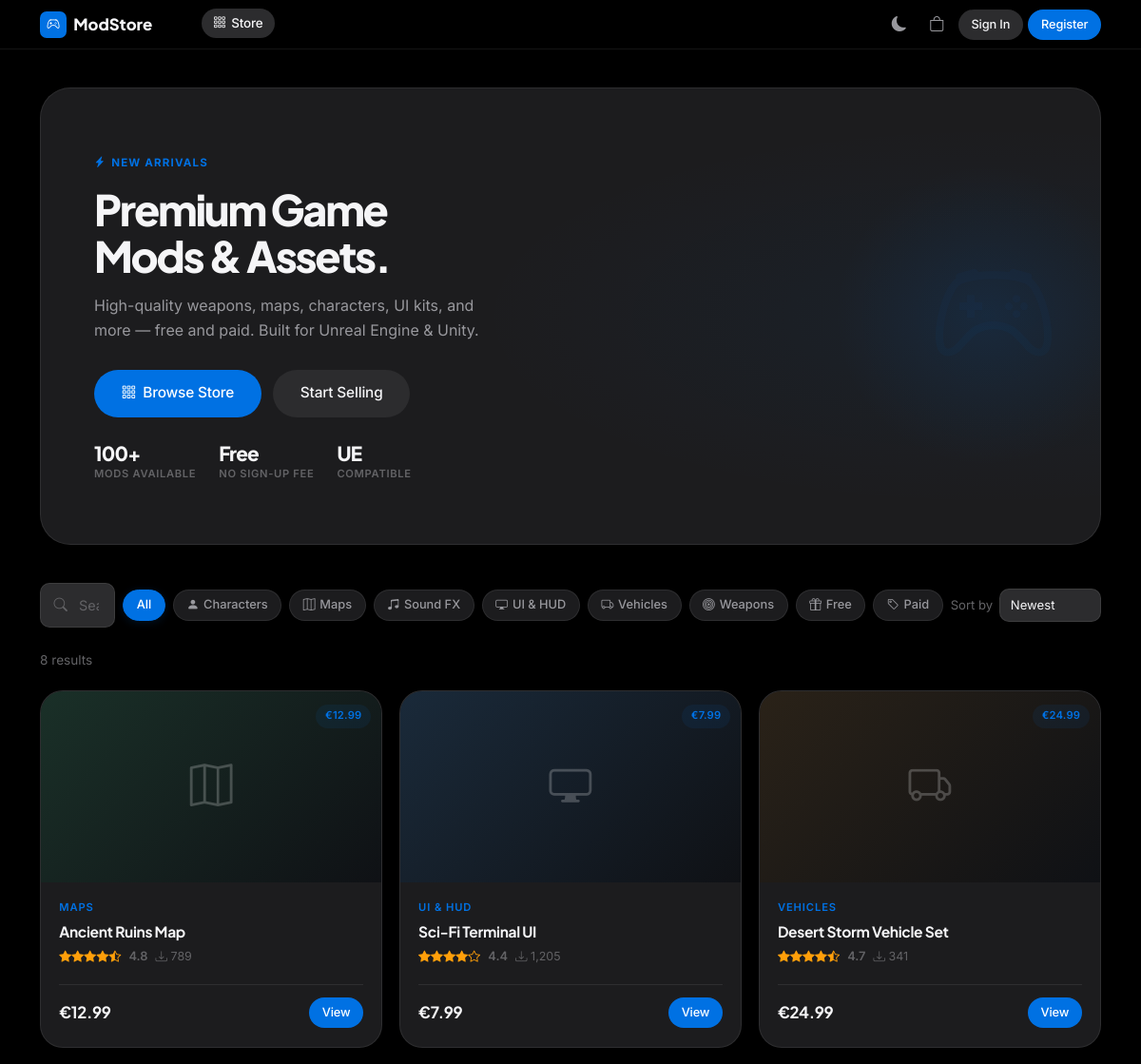
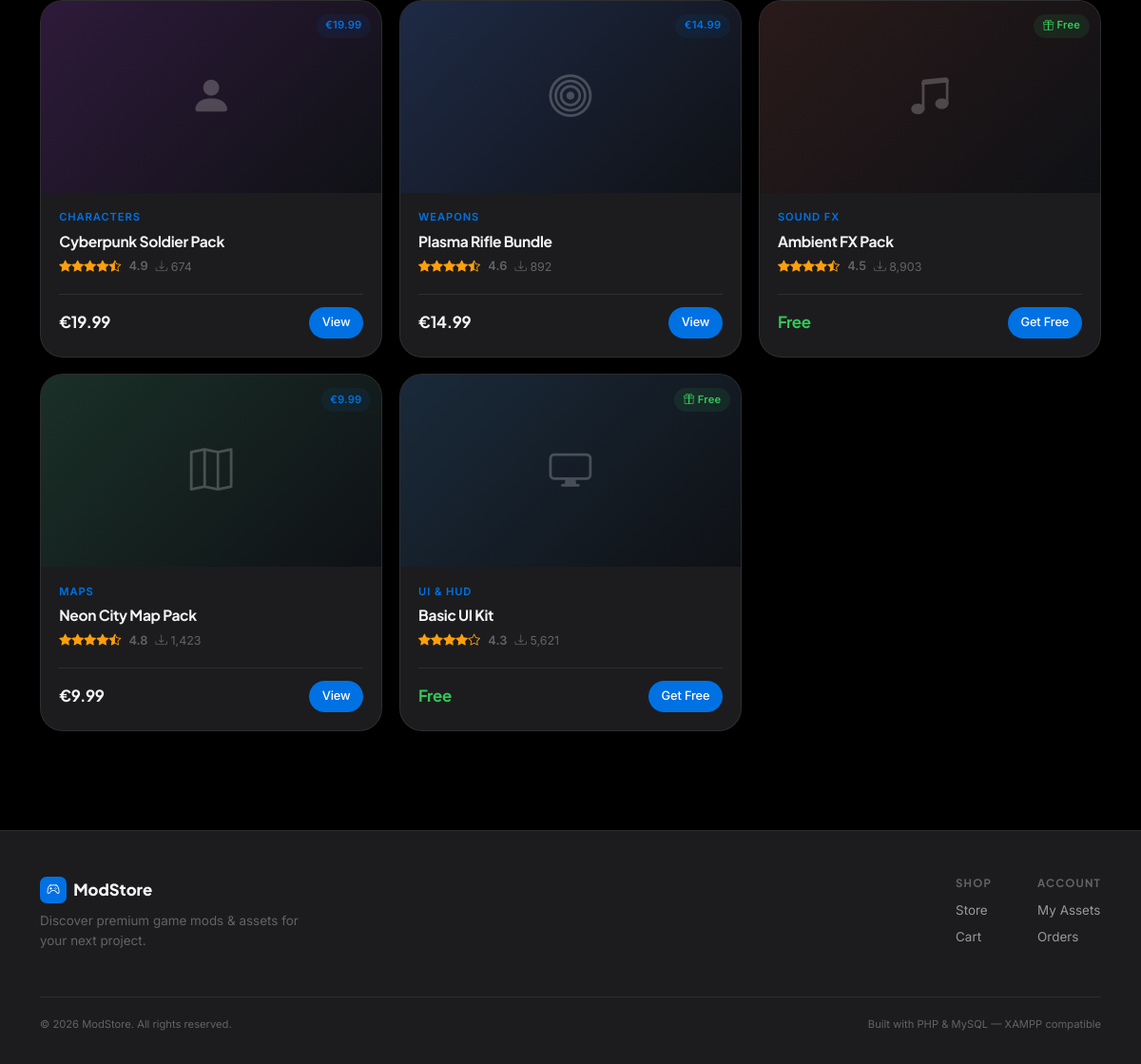
The page / on the database its author committed (2 pictures, top to bottom).
### tables this page shows
CREATE TABLE `categories` (
  `id`   INT(11)     NOT NULL AUTO_INCREMENT,
  `name` VARCHAR(50) NOT NULL,
  `slug` VARCHAR(50) NOT NULL,
  `icon` VARCHAR(50) NOT NULL DEFAULT 'bi-box',
  PRIMARY KEY (`id`),
  UNIQUE KEY `uq_slug` (`slug`)
);

CREATE TABLE `products` (
  `id`             INT(11)        NOT NULL AUTO_INCREMENT,
  `name`           VARCHAR(100)   NOT NULL,
  `slug`           VARCHAR(100)   NOT NULL,
  `description`    TEXT           NOT NULL,
  `price`          DECIMAL(10,2)  NOT NULL DEFAULT '0.00',
  `category_id`    INT(11)        DEFAULT NULL,
  `download_count` INT(11)        NOT NULL DEFAULT '0',
  `rating`         DECIMAL(3,2)   NOT NULL DEFAULT '0.00',
  `review_count`   INT(11)        NOT NULL DEFAULT '0',
  `version`        VARCHAR(20)    NOT NULL DEFAULT '1.0.0',
  `file_size`      VARCHAR(20)    NOT NULL DEFAULT '—',
  `release_date`   DATE           NOT NULL,
  `is_active`      TINYINT(1)     NOT NULL DEFAULT '1',
  `created_at`     TIMESTAMP      NOT NULL DEFAULT CURRENT_TIMESTAMP,
  PRIMARY KEY (`id`),
  UNIQUE KEY `uq_slug` (`slug`),
  KEY `idx_category` (`category_id`),
  CONSTRAINT `fk_product_category`
    FOREIGN KEY (`category_id`) REFERENCES `categories` (`id`) ON DELETE SET NULL
);

### index.php (the view, shortened to what this page needs)
<?php
require_once __DIR__ . '/config/db.php';
require_once __DIR__ . '/includes/functions.php';
$search   = trim($_GET['q']    ?? '');
$catSlug  = trim($_GET['cat']  ?? '');
$priceFilter = $_GET['price'] ?? '';
$sort        = $_GET['sort']  ?? 'newest';
$where  = ['p.is_active = 1'];
$params = [];
$sortMap = [
    'newest'     => 'p.release_date DESC',
    'popular'    => 'p.download_count DESC',
    'price_asc'  => 'p.price ASC',
    'price_desc' => 'p.price DESC',
    'rating'     => 'p.rating DESC',
];
$orderBy = $sortMap[$sort] ?? $sortMap['newest'];
$whereSQL = implode(' AND ', $where);
$sql = "SELECT p.*, c.name AS cat_name, c.slug AS cat_slug, c.icon AS cat_icon
        FROM products p
        LEFT JOIN categories c ON c.id = p.category_id
        WHERE $whereSQL
        ORDER BY $orderBy";
$stmt = $pdo->prepare($sql);
$stmt->execute($params);
$products = $stmt->fetchAll();
$cats = $pdo->query('SELECT * FROM categories ORDER BY name')->fetchAll();
require_once __DIR__ . '/includes/header.php';
?>
<div class="container-xl py-4">
  <div class="ms-hero fade-in">
    <div class="ms-hero__content">
      <div class="ms-hero__eyebrow"><i class="bi bi-lightning-charge-fill"></i> New Arrivals</div>
      <h1>Premium Game<br>Mods &amp; Assets.</h1>
      <p>High-quality weapons, maps, characters, UI kits, and more — free and paid. Built for Unreal Engine &amp; Unity.</p>
      <div class="ms-hero__actions">
        <a href="#products" class="btn-ms btn-ms-primary btn-lg">
          <i class="bi bi-grid-3x3-gap"></i> Browse Store
        </a>
        <?php if (!isLoggedIn()): ?>
          <a href="/modstore/register.php" class="btn-ms btn-ms-ghost btn-lg">Start Selling</a>
        <?php endif; ?>
      </div>
      <div class="hero-stats">
        <div class="hero-stat">
          <span class="hero-stat__num">100+</span>
          <span class="hero-stat__label">Mods Available</span>
        </div>
        <div class="hero-stat">
          <span class="hero-stat__num">Free</span>
          <span class="hero-stat__label">No Sign-up Fee</span>
        </div>
        <div class="hero-stat">
          <span class="hero-stat__num">UE</span>
          <span class="hero-stat__label">Compatible</span>
        </div>
      </div>
    </div>
    <div class="ms-hero__orb"></div>
    <div class="ms-hero__art"><i class="bi bi-controller"></i></div>
  </div>
  <div id="products" class="store-filters">
    <div class="search-wrap">
      <form method="GET" style="display:contents;">
        <input
          type="text" name="q" value="<?= e($search) ?>"
          placeholder="Search mods &amp; assets…" class="ms-input"
          onchange="this.form.submit()"
        >
      </form>
    </div>
    <a href="?<?= http_build_query(array_filter(['q'=>$search,'price'=>$priceFilter,'sort'=>$sort])) ?>"
       class="filter-chip <?= $catSlug === '' ? 'active' : '' ?>">All</a>
    <?php foreach ($cats as $cat): ?>
      <?php $q = http_build_query(array_filter(['q'=>$search,'cat'=>$cat['slug'],'price'=>$priceFilter,'sort'=>$sort])); ?>
      <a href="?<?= $q ?>" class="filter-chip <?= $catSlug === $cat['slug'] ? 'active' : '' ?>">
        <i class="bi <?= e($cat['icon']) ?>"></i>
        <?= e($cat['name']) ?>
      </a>
    <?php endforeach; ?>
    <a href="?<?= http_build_query(array_filter(['q'=>$search,'cat'=>$catSlug,'price'=>'free','sort'=>$sort])) ?>"
       class="filter-chip <?= $priceFilter === 'free' ? 'active' : '' ?>">
      <i class="bi bi-gift"></i> Free
    </a>
    <a href="?<?= http_build_query(array_filter(['q'=>$search,'cat'=>$catSlug,'price'=>'paid','sort'=>$sort])) ?>"
       class="filter-chip <?= $priceFilter === 'paid' ? 'active' : '' ?>">
      <i class="bi bi-tag"></i> Paid
    </a>
    <div class="ms-nav__actions ms-auto" style="margin-left:auto;">
      <form method="GET" style="display:flex;align-items:center;gap:.4rem;">
        <label for="sortSelect" style="font-size:.82rem;color:var(--text-muted);white-space:nowrap;">Sort by</label>
        <select name="sort" id="sortSelect" class="ms-select" style="width:auto;padding:.35rem .7rem;font-size:.82rem;" onchange="this.form.submit()">
          <option value="newest"     <?= $sort==='newest'     ?'selected':''?>>Newest</option>
        </select>
      </form>
    </div>
  </div>
  <p style="font-size:.85rem;color:var(--text-muted);margin-bottom:1.25rem;">
    <?= count($products) ?> result<?= count($products) !== 1 ? 's' : '' ?>
  </p>
  <?php if (empty($products)): ?>
    <div class="empty-state">
      <div class="empty-icon"><i class="bi bi-search"></i></div>
      <h3>No results found</h3>
      <p>Try adjusting your filters or search query.</p>
      <a href="index.php" class="btn-ms btn-ms-ghost">Clear Filters</a>
    </div>
  <?php else: ?>
    <div class="product-grid">
      <?php foreach ($products as $p): ?>
        <a href="product.php?id=<?= $p['id'] ?>" class="ms-card" style="text-decoration:none;color:inherit;">
          <div class="product-thumb" style="background:<?= cardGradient((int)$p['category_id']) ?>">
            <i class="bi <?= e($p['cat_icon'] ?? 'bi-box') ?> product-thumb__icon"></i>
            <span class="product-thumb__badge">
              <?php if ($p['price'] == 0): ?>
                <span class="badge-ms badge-free"><i class="bi bi-gift"></i> Free</span>
              <?php else: ?>
                <span class="badge-ms badge-paid">€<?= number_format($p['price'], 2) ?></span>
              <?php endif; ?>
            </span>
          </div>
          <div class="product-card__body">
            <span class="product-card__cat"><?= e($p['cat_name'] ?? 'General') ?></span>
            <div class="product-card__name"><?= e($p['name']) ?></div>
            <div class="product-card__meta">
              <?= stars((float)$p['rating']) ?>
              <span class="rating-value"><?= number_format($p['rating'], 1) ?></span>
              <span style="color:var(--text-muted);font-size:.78rem;">
                <i class="bi bi-download"></i> <?= number_format($p['download_count']) ?>
              </span>
            </div>
            <div class="product-card__footer">
              <span class="product-price <?= $p['price'] == 0 ? 'free' : '' ?>">
                <?= fPrice((float)$p['price']) ?>
              </span>
              <span class="btn-ms btn-ms-primary btn-sm" style="pointer-events:none;">
                <?= $p['price'] == 0 ? 'Get Free' : 'View' ?>
              </span>
            </div>
          </div>
        </a>
      <?php endforeach; ?>
    </div>
  <?php endif; ?>
</div>
<?php require_once __DIR__ . '/includes/footer.php'; ?>

### includes/functions.php (shortened to what this page needs)
<?php
function isLoggedIn(): bool
{
    return !empty($_SESSION['user_id']);
}
function fPrice(float $price): string
{
    return $price == 0 ? 'Free' : '€' . number_format($price, 2);
}
function stars(float $rating): string
{
    $html  = '<span class="stars">';
    for ($i = 1; $i <= 5; $i++) {
        if ($rating >= $i) {
            $html .= '<i class="bi bi-star-fill"></i>';
        } elseif ($rating >= $i - 0.5) {
            $html .= '<i class="bi bi-star-half"></i>';
        } else {
            $html .= '<i class="bi bi-star"></i>';
        }
    }
    $html .= '</span>';
    return $html;
}
function cardGradient(int $categoryId): string
{
    $map = [
        1 => 'linear-gradient(135deg,#1e2a45 0%,#0f1115 100%)',
        2 => 'linear-gradient(135deg,#1a3028 0%,#0f1115 100%)',
        3 => 'linear-gradient(135deg,#2e1a3a 0%,#0f1115 100%)',
        4 => 'linear-gradient(135deg,#1a2a3a 0%,#0f1115 100%)',
        5 => 'linear-gradient(135deg,#2a1a1a 0%,#0f1115 100%)',
        6 => 'linear-gradient(135deg,#2a2218 0%,#0f1115 100%)',
    ];
    return $map[$categoryId] ?? 'linear-gradient(135deg,#1a1d23 0%,#0f1115 100%)';
}
function e(mixed $value): string
{
    return htmlspecialchars((string) $value, ENT_QUOTES | ENT_SUBSTITUTE, 'UTF-8');
}

### rows shown on the page
categories: name "Characters"
categories: name "Maps"
categories: name "Sound FX"
categories: name "UI & HUD"
categories: name "Vehicles"
categories: name "Weapons"
products: price "12.99", category.name "MAPS", name "Ancient Ruins Map", rating "4.8", download_count "789", price "€12.99", shows "View"
products: price "7.99", category.name "UI & HUD", name "Sci-Fi Terminal UI", rating "4.4", download_count "1,205", price "€7.99", shows "View"
products: price "24.99", category.name "VEHICLES", name "Desert Storm Vehicle Set", rating "4.7", download_count "341", price "€24.99", shows "View"
products: price "19.99", category.name "CHARACTERS", name "Cyberpunk Soldier Pack", rating "4.9", download_count "674", price "€19.99", shows "View"
products: price "14.99", category.name "WEAPONS", name "Plasma Rifle Bundle", rating "4.6", download_count "892", price "€14.99", shows "View"
products: shows "Free", category.name "SOUND FX", name "Ambient FX Pack", rating "4.5", download_count "8,903", price "Free", shows "Get Free"
products: price "9.99", category.name "MAPS", name "Neon City Map Pack", rating "4.8", download_count "1,423", price "€9.99", shows "View"
products: shows "Free", category.name "UI & HUD", name "Basic UI Kit", rating "4.3", download_count "5,621", price "Free", shows "Get Free"

### other values the page prints
count($products) "8"
